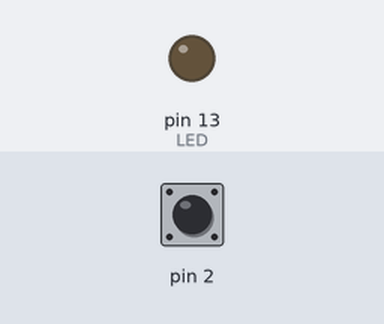
The sketch below on a simulated Arduino Uno, built with avr-gcc and run on an emulated ATmega328P. Shown: output pins drawn as LEDs (lit = HIGH). The inputs (shaded band) are chosen by the test bench; at power-on: pin 2 HIGH.

Above: at 1.2 s.
1.3 s: pin 2 pulled LOW for 0.15 s
At 1.7 s:
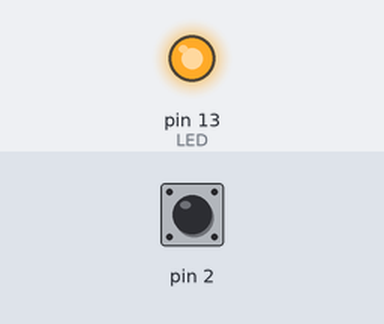
2.9 s: pin 2 pulled LOW for 1 s
At 4.1 s:
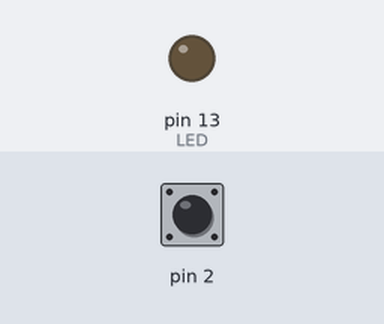
5.4 s: pin 2 pulled LOW for 3.2 s
At 6.0 s:
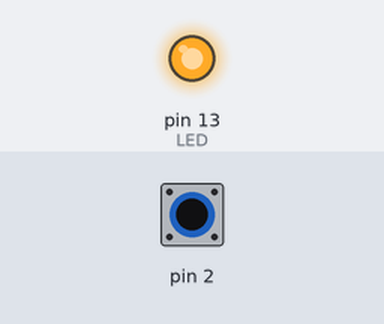
Timing chart, 0 to 8.4 s (numbered marks = the images above; inputs shaded):
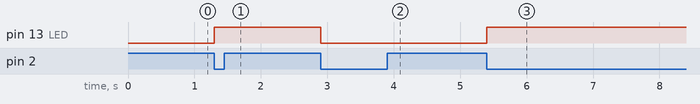

Measured:
- after the input at 1.3 s, pin 13 (LED): LOW → HIGH at once
- after the input at 2.9 s, pin 13 (LED): HIGH → LOW at once
- after the input at 5.4 s, pin 13 (LED): LOW → HIGH at once

The sketch:

external_interrupt_int0.ino
```cpp
// Offline Navigator — demonstracja przerwania zewnętrznego INT0
// Arduino UNO R3 / ATmega328P
// Przycisk między D2/PD2/INT0 a GND; LED na D13/PB5.
// Reaguje na zbocze opadające. Celowo bez debounce.
// buttonEvent jest flagą bool — kilka zdarzeń może zlać się w jedno.

#include <avr/interrupt.h>
#include <util/atomic.h>

volatile bool buttonEvent = false;

void setup() {
    DDRB |= _BV(DDB5);        // LED D13 / PB5 jako wyjście
    PORTB &= ~_BV(PORTB5);    // LED początkowo zgaszona

    DDRD &= ~_BV(DDD2);       // D2 / PD2 / INT0 jako wejście
    PORTD |= _BV(PORTD2);     // Wewnętrzny pull-up

    // ISC01:ISC00 = 10: zbocze opadające (HIGH -> LOW)
    EICRA = (EICRA & ~(_BV(ISC01) | _BV(ISC00))) | _BV(ISC01);

    EIFR = _BV(INTF0);        // W1C: skasuj starą flagę INT0
    EIMSK |= _BV(INT0);       // Zezwól na obsługę źródła INT0
    sei();                    // Globalne zezwolenie na przerwania
}

ISR(INT0_vect) {
    buttonEvent = true;       // ISR tylko zgłasza zdarzenie
}

void loop() {
    bool event;

    ATOMIC_BLOCK(ATOMIC_RESTORESTATE) {
        event = buttonEvent;
        buttonEvent = false;
    }

    if (event) {
        PORTB ^= _BV(PORTB5); // Zmień stan LED poza ISR
    }
}
```
